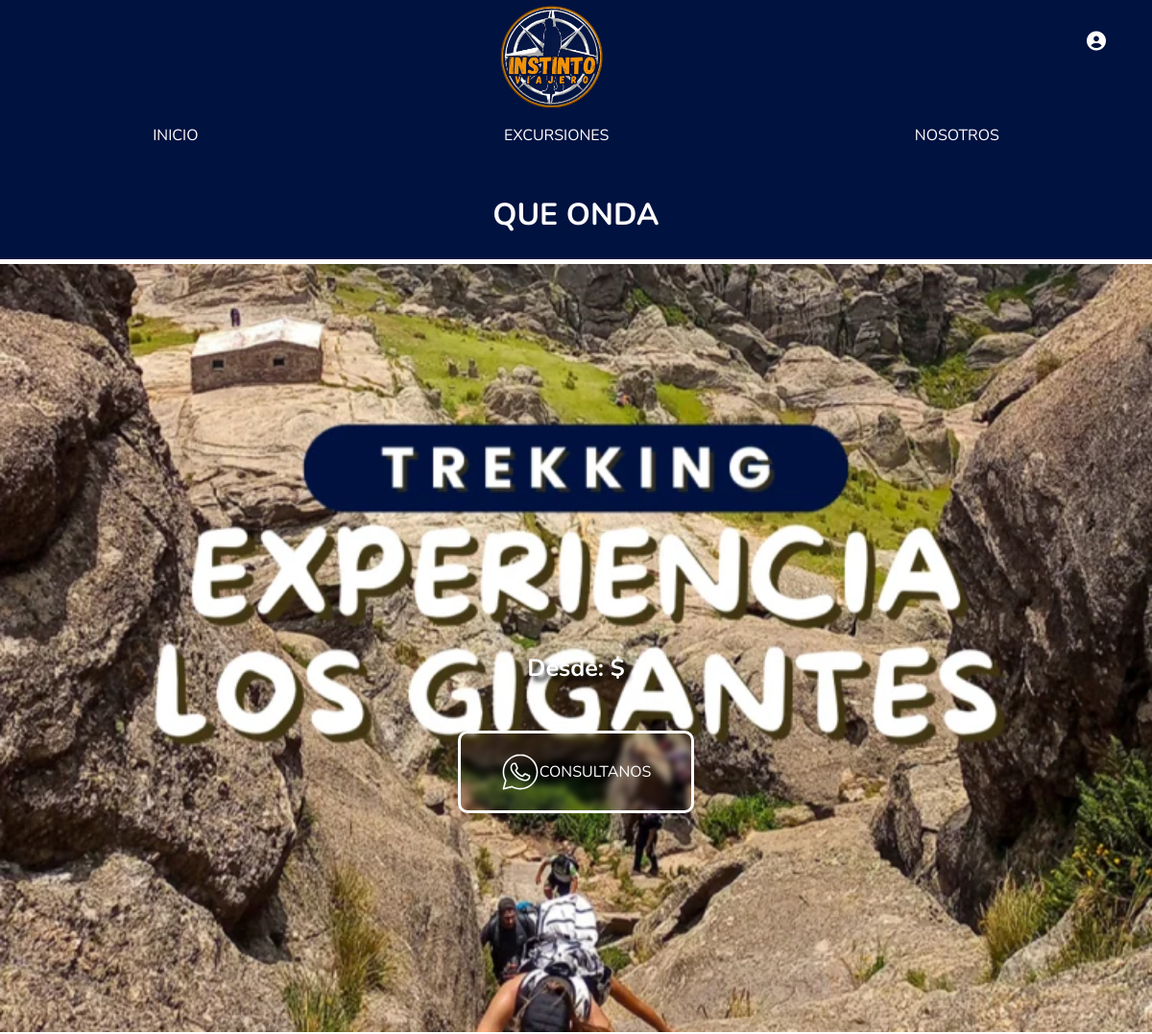
Before: /acciones/ver-salida/1 (upper part) with the older database file.
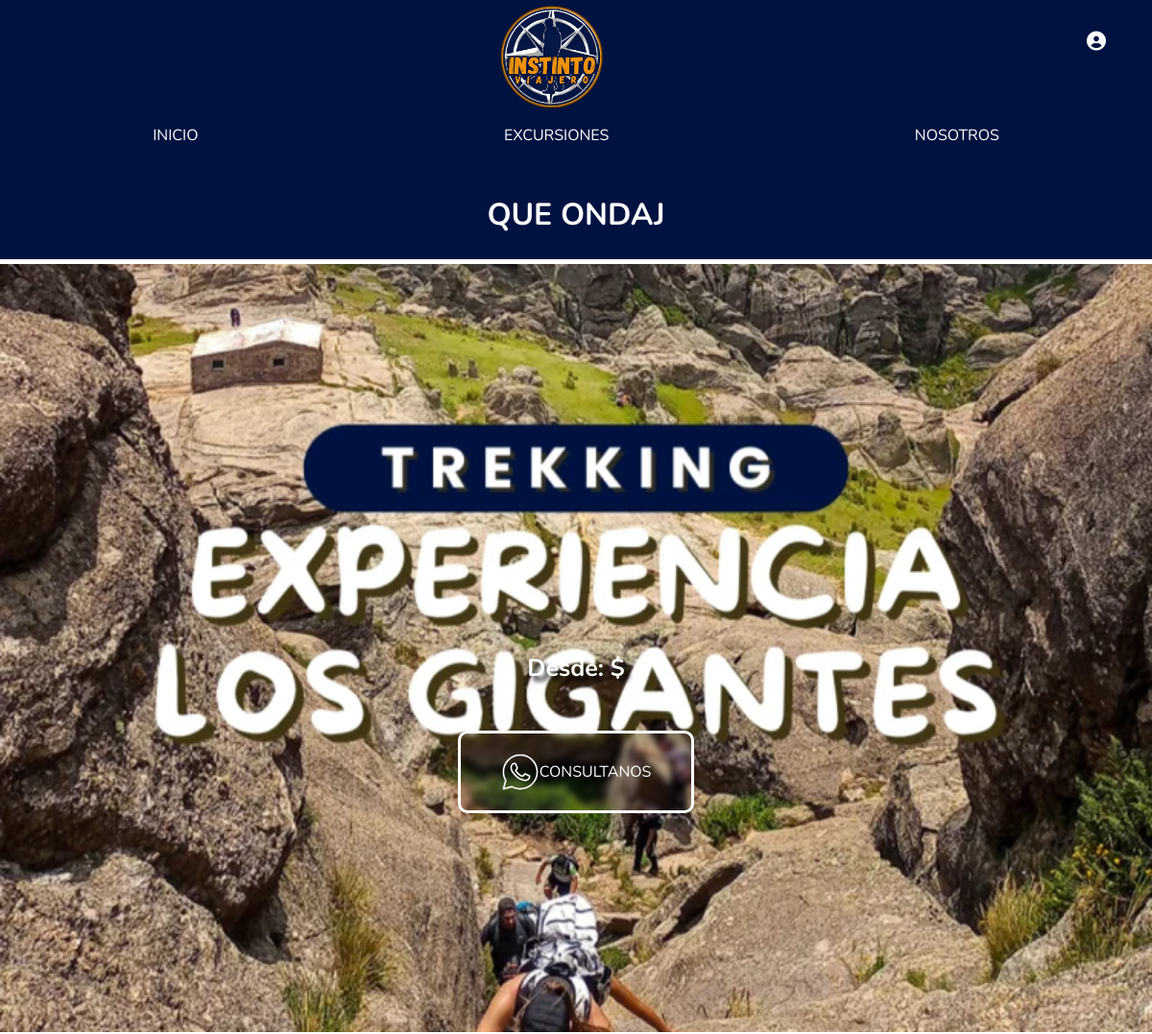
After: the same page with the newer database file.
### models.py (models this page shows)
class SalidaTrekking(db.Model):
    id = db.Column(db.Integer, primary_key=True)
    tipo_salida = db.Column(db.String(255))
    foto_carta = db.Column(db.String(255))
    foto_portada = db.Column(db.String(255))
    titulo = db.Column(db.String(100))
    subtitulo = db.Column(db.String(150))
    dias = db.Column(db.String(50))
    contado = db.Column(db.String(50))
    lugarsalida = db.Column(db.String(100))
    dificultad = db.Column(db.String(50))
    recorrido = db.Column(db.Text)
    encuentro = db.Column(db.String(100))
    inicio = db.Column(db.String(100))
    fin = db.Column(db.String(100))
    edad = db.Column(db.String(50))
    proximasfechas = db.Column(db.String(100))
    descripcion = db.Column(db.Text)
    trescuotas = db.Column(db.String(50))
    seiscuotas = db.Column(db.String(50))
    finpromo = db.Column(db.String(100))
    incluye = db.Column(db.Text)
    opcional = db.Column(db.Text)
    itinerario = db.Column(db.Text)
    equipamiento = db.Column(db.Text)
    preguntas = db.Column(db.Text)
    foto_uno = db.Column(db.String(255))
    foto_dos = db.Column(db.String(255))
    foto_tres = db.Column(db.String(255))
    codigo = db.Column(db.Text)

### acciones.py (the view)
@bp.route('/ver-salida/<int:id>')
def ver_salida(id):
    salida = SalidaTrekking.query.get_or_404(id)
    return render_template('ver_salida.html', salida=salida)

### templates/ver_salida.html (shortened to what this page needs)
{% extends 'base.html' %}
{% block content %}
<head>
</head>
<body>
    <main>
        <div>
            <div class="section-titles-subtitles">
                <h1 class="section-title">{{salida.titulo}}</h1>
            </div>
            <section class="principal">
                <div>
                    <div class="principal-salidas portada titular-fondo carga-imagen-nueva" style="background-image:url('{{url_for('static',filename='uploads/'+salida.foto_portada) }}');">
                        <div class="titular">
                        </div>
                        <div class="titular-texto">
                            <h3>Desde: ${{salida.contado}}</h3>
                        </div>
                        <div>
                            <a alt="" class="boton-titular"
                                href="https://api.whatsapp.com/send?phone=+3541207389&text=Hola!%20Como%20estas?%20Quiero%20inscribirme%20para%20la%20proxima%20salida:%20{{salida.titulo}}"
                                target="_blank" alt="Logo de whatsapp">
                                <p class="consultanos"> CONSULTANOS</p>
                            </a>
                        </div>
                    </div>
                </div>
            </section>
        </div>
    </main>
</body>
{% endblock %}

### templates/base.html (shortened to what this page needs)
<!DOCTYPE html>
<html lang="es">
<head>
    <link rel="stylesheet" href="/static/sass/style.css">
</head>
<body>
    <header class="header">
        <div class="header-logo">
            <a href="{{url_for("index")}}" class="logo" alt="Logo de instinto viajero"></a>
        </div>
        <nav class="nave">
            <ul>
                <li><a href="{{url_for("index")}}" alt="inicio">Inicio</a></li>
                <li><a href="{{url_for("acciones.proximas_salidas")}}" alt="Excursiones">Excursiones</a></li>
                <li><a href="{{url_for("acciones.nosotros")}}" alt="sobre nosotros">nosotros</a></li>
                <li class="login-circle"><a href="{{url_for("acciones.pag_log")}}"><i class="fa-solid fa-circle-user fa-lg"></i></a></li>
            </ul>
        </nav>
    </header>
    {% block content %}
    {% endblock %}
</body>
</html>

### static/sass/style.css (style rules this page uses)
* { font-family: "Nunito", serif; margin: 0; padding: 0%; text-decoration: none; }
.logo { display: flex; background-image: url(../img/Logos/Instinto_viajero.png); background-position: center; background-repeat: no-repeat; background-size: contain; border-radius: 100%; width: 100%; height: 100%; margin-bottom: 10px; }
.header .header-logo { display: flex; justify-content: center; margin: auto; }
.header-logo .logo { display: flex; justify-content: center; text-align: center; height: 15vh; width: 25vw; }
.nave ul li a { justify-content: space-around; text-align: center; }
.nave { width: 100%; justify-content: space-around; text-align: center; }
@media (min-width: 768px) { .header-logo .logo { margin-left: -50px; } }
header { background-color: #001240; color: #ffffff; padding-bottom: 25px; }
.header .nave ul { display: flex; justify-content: space-around; list-style-type: none; text-transform: uppercase; color: #ffffff; }
.nave ul li a { color: #ffffff; }
.principal-salidas { height: 60vh; background-image: linear-gradient(rgba(0, 0, 0, 0.4), rgba(0, 0, 0, 0.4)), url(/static/img/Fotos\ Página/salida.webp); border: solid 3px #001240; background-position: center; background-repeat: no-repeat; background-size: cover; -o-object-fit: cover; object-fit: cover; width: 90%; height: 75vh; gap: 10rem; margin: 5px auto; }
.portada { border: none; height: 50vh; width: 100%; }
@media (min-width: 768px) { .principal-salidas { height: 70vh; } }
.section-titles-subtitles { padding: 25px 0; color: #ffffff; background-color: #001240; text-transform: uppercase; }
.section-title { display: flex; justify-content: center; text-align: center; color: #ffffff; }
@media (min-width: 768px) { .principal-salidas { height: 80vh; width: auto; gap: 3px; } }
.titular-fondo { background-image: linear-gradient(rgba(0, 0, 0, 0.4), rgba(0, 0, 0, 0.4)); -o-object-fit: cover; object-fit: cover; -o-object-position: center; object-position: center; background-position: center; background-repeat: no-repeat; background-size: cover; }
.titular-fondo, .titular, .titular-texto { display: flex; justify-content: center; text-align: center; width: 100%; row-gap: 3rem; flex-direction: column; color: #ffffff; }
.titular-texto { display: flex; flex-direction: column; }
.titular-texto h3 { margin-top: 5rem; text-shadow: 5px 5px 5px hsl(0, 0%, 0%); font-size: 25px; font-weight: bold; }
.boton-titular { border: solid 3px; margin: auto; width: 20%; height: 10vh; display: flex; color: #ffffff; flex-direction: row; justify-content: center; align-items: center; background-color: transparent; border-top-left-radius: 10px; border-bottom-left-radius: 10px; border-top-right-radius: 10px; border-bottom-right-radius: 10px; -webkit-backdrop-filter: blur(3px); backdrop-filter: blur(3px); }
.titular-wpp { height: 40px; width: 40px; }
.login-circle { top: 2rem; right: 3rem; display: flex; position: absolute; }
.carga-imagen-nueva { height: 100vh; }

Changed rows visible on the page:
changed SalidaTrekking: titulo "QUE ONDA" → "QUE ONDAJ"
